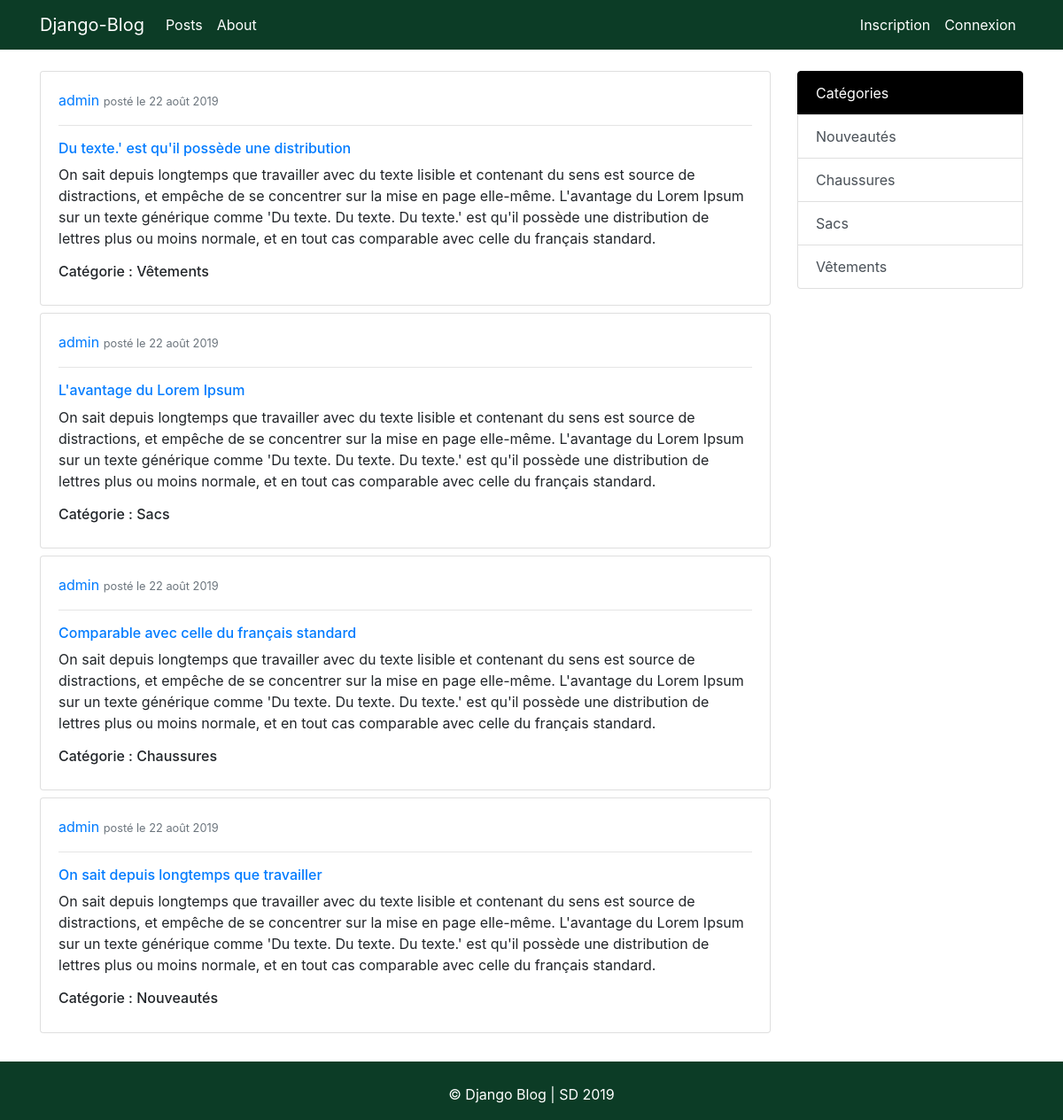
/posts/, run on the app's committed database.
### blog/models.py (models this page shows, shortened)
class Post(models.Model):
    category = models.ForeignKey(Category, related_name='posts', on_delete=models.CASCADE)
    title = models.CharField(max_length=100)
    slug = models.SlugField(max_length=100, unique=True)
    content = models.TextField()
    created_date = models.DateTimeField(auto_now_add=True)
    updated_date = models.DateTimeField(auto_now=True)
    author = models.ForeignKey(User, on_delete=models.CASCADE)
    class Meta:
        db_table = 'product'
        ordering = ['-created_date']
        index_together = (('id', 'slug'),)

class Category(models.Model):
    name = models.CharField(max_length=50, unique=True)
    slug = models.SlugField(max_length=50, unique=True)
    created_date = models.DateTimeField(auto_now_add=True)
    updated_date = models.DateTimeField(auto_now=True)
    class Meta:
        db_table = 'categories'
        ordering = ['-created_date']
        verbose_name_plural = 'Categories'
    def __str__(self):
        return self.name

### blog/views.py (the view)
# urls.py: path('posts/', views.post_list, name="post_list"),
def post_list(request, category_slug=None):
    category = None
    categories = Category.objects.all()
    posts = Post.objects.all()
    if category_slug:
        category = get_object_or_404(Category, slug=category_slug)
        posts = Post.objects.filter(category=category)
    context = {'posts': posts, 'categories': categories, 'category': category}
    return render(request, "blog/post_list.html", context)

### blog/templates/blog/post_list.html
{% extends "layout/base.html" %}
{% block content %}
<section class="my-4">
    <div class="container">
        <div class="row">
            <div class="col-lg-9">
                {% for post in posts %}
                    <div class="card mb-2">
                        <div class="card-body">
                            <div class="media">
                                <div class="media-body">
                                    <a href="#" class="mt-0">{{ post.author }}</a>
                                    <small class="text-muted">posté le {{ post.created_date|date:"d F Y" }}</small>
                                    <hr>
                                    <h6><a href="{% url 'blog:post_detail' post.slug %}">{{ post.title }}</a></h6>
                                    <p>{{ post.content }}</p>
                                    <h6>Catégorie : {{ post.category }}</h6>
                                </div>
                            </div>
                        </div>
                    </div>
                {% endfor %}
            </div>
            <div class="col-lg-3">
                <div class="list-group">
                  <a href="{% url 'blog:post_list' %}" class="list-group-item list-group-item-action bg-color-list-group"> Catégories</a>
                    {% for category in categories %}
                    <a href="{% url 'blog:post_list_by_category' category.slug %}" class="list-group-item list-group-item-action">{{ category }}</a>
                    {% endfor %}
                </div>
            </div>
        </div>
    </div>
</section>
{% endblock content %}

### templates/layout/base.html (shortened to what this page needs)
{% load static %}
<!doctype html>
<html lang="fr">
  <head>
      <link rel="stylesheet" href="https://maxcdn.bootstrapcdn.com/bootstrap/4.3.1/css/bootstrap.min.css">
      <link rel="stylesheet" href="https://use.fontawesome.com/releases/v5.0.9/css/all.css">
      <link rel="stylesheet" href="{% static 'css/style.css' %}">
  </head>
  <body>
    {% include 'partials/header.html' %}
    {% block content %}
    {% endblock content %}
    {% include 'partials/footer.html' %}
  </body>
</html>

### templates/partials/header.html (shortened to what this page needs)
<nav class="navbar navbar-expand-lg navbar-dark bg-dark bg-color">
  <div class="container">
    <a class="navbar-brand" href="/">Django-Blog</a>
    <div class="collapse navbar-collapse" id="navbarsExample07">
      <ul class="navbar-nav mr-auto">
        <li class="nav-item">
          <a class="nav-link" href="{% url 'blog:post_list' %}">Posts <span class="sr-only">(current)</span></a>
        </li>
        <li class="nav-item">
          <a class="nav-link" href="#">About</a>
        </li>
      </ul>
      <ul class="navbar-nav ml-auto">
        <li class="nav-item">
          <a class="nav-link" href="#">Inscription</a>
        </li>
        <li class="nav-item">
          <a class="nav-link" href="#">Connexion</a>
        </li>
      </ul>
    </div>
  </div>
</nav>

### templates/partials/footer.html
<footer>
    <div class="container mt-4 text-center">
    <p>&copy; Django Blog | SD 2019</p>
    </div>
</footer>

### static/css/style.css (style rules this page uses)
.bg-color { background-color: #0C3C26!important; }
.navbar-dark .navbar-nav .nav-link { color: #fff; }
a.list-group-item.list-group-item-action.bg-color-list-group { background: #000; color: #fff; border-color: #000; }
footer { background-color: #0C3C26!important; padding: 1px 0; color: #fff; }

### data on the page
Post: author "admin", created_date "22 août 2019", title "Du texte.' est qu'il possède une distribution", content "On sait depuis longtemps que travailler avec du texte lisible et contenant du sens est source de distractions, et empêche de se concentrer sur la mise en page elle-même. L'avantage du Lorem Ipsum sur un texte générique comme 'Du texte. Du texte. Du texte.' est qu'il possède une distribution de lettres plus ou moins normale, et en tout cas comparable avec celle du français standard.", category "Vêtements"
Post: author "admin", created_date "22 août 2019", title "L'avantage du Lorem Ipsum", content "On sait depuis longtemps que travailler avec du texte lisible et contenant du sens est source de distractions, et empêche de se concentrer sur la mise en page elle-même. L'avantage du Lorem Ipsum sur un texte générique comme 'Du texte. Du texte. Du texte.' est qu'il possède une distribution de lettres plus ou moins normale, et en tout cas comparable avec celle du français standard.", category "Sacs"
Post: author "admin", created_date "22 août 2019", title "Comparable avec celle du français standard", content "On sait depuis longtemps que travailler avec du texte lisible et contenant du sens est source de distractions, et empêche de se concentrer sur la mise en page elle-même. L'avantage du Lorem Ipsum sur un texte générique comme 'Du texte. Du texte. Du texte.' est qu'il possède une distribution de lettres plus ou moins normale, et en tout cas comparable avec celle du français standard.", category "Chaussures"
Post: author "admin", created_date "22 août 2019", title "On sait depuis longtemps que travailler", content "On sait depuis longtemps que travailler avec du texte lisible et contenant du sens est source de distractions, et empêche de se concentrer sur la mise en page elle-même. L'avantage du Lorem Ipsum sur un texte générique comme 'Du texte. Du texte. Du texte.' est qu'il possède une distribution de lettres plus ou moins normale, et en tout cas comparable avec celle du français standard.", category "Nouveautés"
Category: name "Nouveautés"
Category: name "Chaussures"
Category: name "Sacs"
Category: name "Vêtements"
